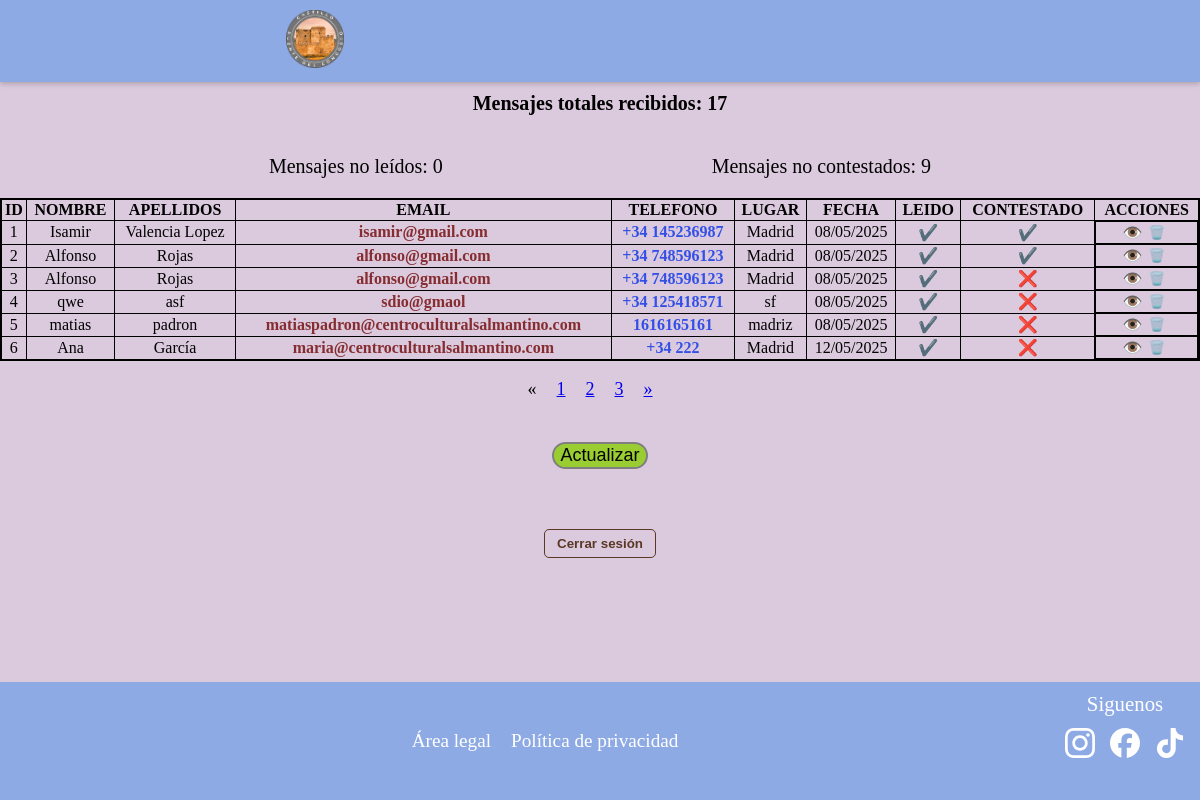
The page /chat/?page=1 (signed in) on the database as committed earlier.
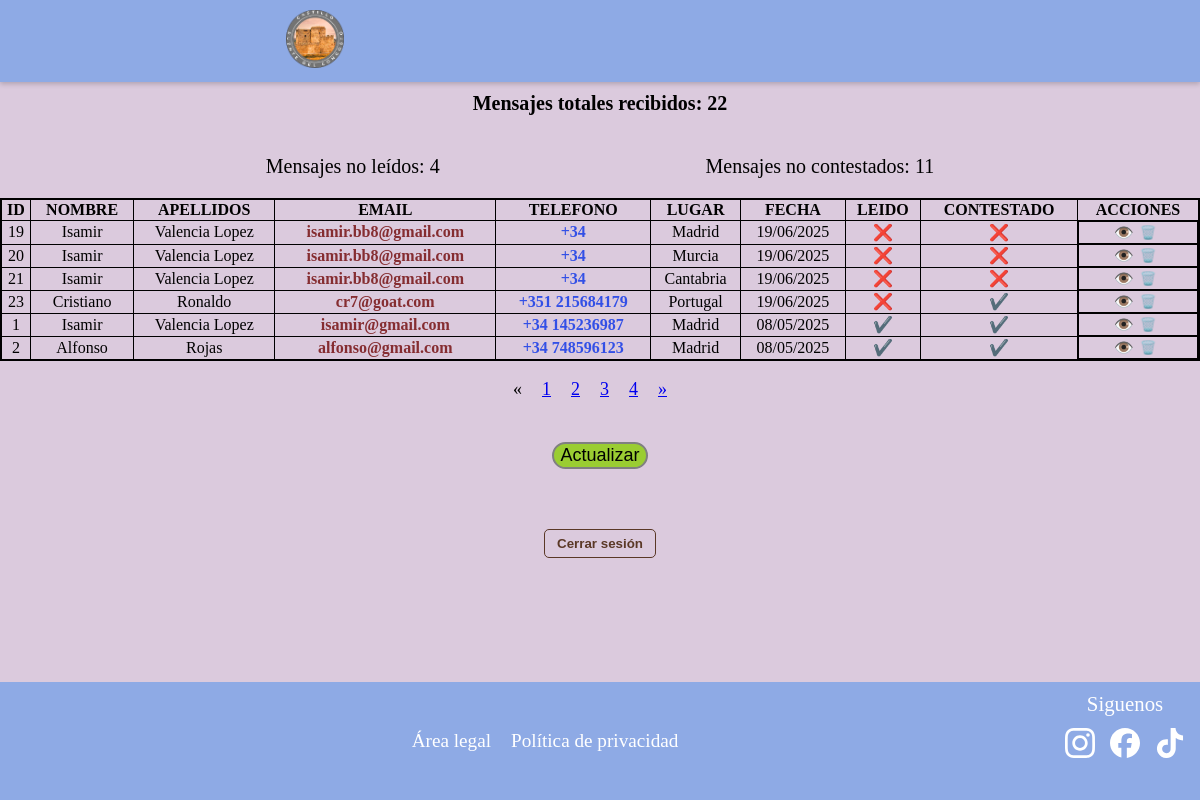
The same page on the database as committed later.
### appcastillocongosto/models.py (models this page shows, shortened)
class Contacto(models.Model):
    id = models.AutoField(primary_key=True)
    nombre = models.CharField("Nombre", max_length=25)
    apellidos = models.CharField("Apellidos", max_length=100, null=True, blank=True)
    email = models.CharField("Email", max_length=100, null=True, blank=True)
    telefono = models.CharField("Telefono", max_length=9, null=True, blank=True)
    lugar = models.CharField("Lugar", max_length=100, null=True, blank=True)
    fecha = models.DateTimeField("Fecha y Hora", default=timezone.now)
    mensaje = models.TextField("Mensaje")
    leido = models.BooleanField("Leido", default=False)
    contestado = models.BooleanField("Contestado", default=False)
    class Meta:
        verbose_name = "Contacto"
        verbose_name_plural = "Contactos"
        ordering = ['nombre']

### appcastillocongosto/views.py (the view)
# urls.py: path('chat/', views.chat, name='chat'),
@login_required(login_url='login')
def chat(request):
    lista_contactos = Contacto.objects.all().order_by('leido')
    numcontactos = Contacto.objects.count()
    numleidos = Contacto.objects.filter(leido=False).count()
    numcontestados = Contacto.objects.filter(contestado=False).count()
    page = request.GET.get('page')
    paginator = Paginator(lista_contactos, 6)
    if page == None:
        print(" page recibe fuera de get o post NONE ="+ str(page))
        page = paginator.num_pages
        request.session["pagina"] = page
    else:
        print(" page recibe este del nonede geo o post="+ str(page))
        request.session["pagina"] = page
    if request.method == 'GET':
        pagina = request.session["pagina"]
        print(" page recibe en GET=" + str(pagina))
    if request.method == 'POST':
        pagina = request.session["pagina"]
        print(" page recibe en POST= " +str(pagina))
    if "pagina" in request.session:
        page = request.session["pagina"]
        print(" page recibe de sesion=" +str(page))
    try:
        lista_contactos = paginator.get_page(page)
    except PageNotAnInteger:
        lista_contactos = paginator.page(1)
    except EmptyPage:
        lista_contactos = paginator.page(paginator.num_pages)
    if request.method == 'POST':
        return redirect('chat')
    context = {'lista_contactos': lista_contactos, 'numleidos': numleidos, 'numcontestados': numcontestados, 'numcontactos': numcontactos}
    return render(request, 'chat.html', context=context)

### templates/chat.html (shortened to what this page needs)
{% extends "base2.html" %}
{% load static %}
{% block head %}
<link rel="stylesheet" href="{% static 'css/chat.css' %}">
{% endblock %}
{% block content %}
<br><br><br><br>
<div class="chat">
    <div class="num-mensajes">
        <div class="num-mensajes1">
            <p class="num-mensajes-text">Mensajes totales recibidos: {{ numcontactos }}</p>
        </div>
        <div class="num-mensajes2">
            <p class="num-mensajes-text">Mensajes no leídos: {{ numleidos }}</p>
            <p class="num-mensajes-text">Mensajes no contestados: {{ numcontestados }}</p>
        </div>
    </div>
    <div class="tabla-responsive">
        <div class="tabla">
            <table>
                <thead>
                    <th class="th-chat">ID</th>
                    <th class="th-chat">NOMBRE</th>
                    <th class="th-chat">APELLIDOS</th>
                    <th class="th-chat">EMAIL</th>
                    <th class="th-chat">TELEFONO</th>
                    <th class="th-chat">LUGAR</th>
                    <th class="th-chat">FECHA</th>
                    <th class="th-chat">LEIDO</th>
                    <th class="th-chat">CONTESTADO</th>
                    <th class="th-chat">ACCIONES</th>
                </thead>
                <tbody>
                    {% for i in lista_contactos %}
                        <tr>
                            <td> {{ i.id }}</td>
                            <td> {{ i.nombre }}</td>
                            <td> {{ i.apellidos }}</td>
                            <td><a href="https://mail.google.com/mail/?view=cm&to={{ i.email }}" target="_blank" class="email">{{ i.email }}</a></td>
                            <td><a href="{% url 'ver_contacto' id=i.id %}" target="_blank" class="telefono">{% if i.telefono|length > 9 %}{{ i.telefono }}{% else %}+34 {{ i.telefono }}{% endif %}</a></td>
                            <td> {{ i.lugar }}</td>
                            <td> {{ i.fecha|date:"d/m/Y" }}</td>
                            <td> {% if i.leido %}✔️{% else %}❌{% endif %}</td>
                            <td> {% if i.contestado %}✔️{% else %}❌{% endif %}</td>
                            <td class="acciones">
                                <a class="boton-accion" href="{% url 'ver_mensaje' id=i.id %}" title="Ver mensaje">👁️</a>
                                <form method="post" action="{% url 'eliminar_contacto' id=i.id %}">
                                    <button type="submit" class="boton-accion eliminar" title="Eliminar contacto" onclick="return confirm('¿Estás seguro de que quieres eliminar este contacto?');">🗑️</button>
                                </form>
                            </td>
                        </tr>
                    {% endfor %}
                </tbody>
            </table>
        </div>
    </div>
    {% if lista_contactos.has_other_pages %}
        <font size="4">
            <ul class="pagination">
                {% if lista_habilidades.has_previous %}
                    <li><a href="?page={{ lista_contactos.previous_page_numbre }}">&laquo;</a></li>
                {% else %}
                    <li class="disabled"><span>&laquo;</span></li>
                {% endif %}
                {% for i in lista_contactos.paginator.page_range %}
                    {% if reservas.number == i %}
                        <li class="active"><span>{{ i }}<span class="sr-only">(current)</span></span></li>
                    {% else %}
                        <li><a href="?page={{ i }}">{{ i }}</a></li>
                    {% endif %}
                {% endfor %}
                {% if lista_contactos.has_next %}
                    <li><a href="?page={{ lista_contactos.next_page_number }}">&raquo;</a></li>
                {% else %}
                    <li class="disabled"><span>&raquo;</span></li>
                {% endif %}
            </ul>
        </font>
    {% endif %}
    <div class="btn-actualizar">
        <form method="post">
            <input type="submit" value="Actualizar" class="btn-actualizar-text">
        </form>
    </div>
    {% if user.is_authenticated %}
        <form method="post" action="{% url 'logout' %}" style=" text-align: center; margin-top: 5%;">
        <button type="submit" class="boton-cerrar-sesion">Cerrar sesión</button>
    </form>
    {% endif %}
</div>
{% endblock content %}

### templates/base2.html (shortened to what this page needs)
{% load static %}
<!DOCTYPE html>
<html lang="es">
<head>
    {% block head %}
    {% endblock %}
</head>
<body>
    {% include "navbar.html" %}
    {% block content %}
    {% endblock %}
    {% include "footer.html" %}
</body>
</html>

### templates/navbar.html (shortened to what this page needs)
{% load static %}
{% block head %}
<link rel="stylesheet" href="{% static 'css/navbar.css' %}">
<link rel="stylesheet" href="https://cdnjs.cloudflare.com/ajax/libs/font-awesome/6.7.2/css/all.min.css"
 />
{% endblock %}
{% block content %}
<nav class="navbar">
    <div class="navbar-container">
        <div class="navbar-logo" style="cursor: pointer;">
            <img data-img="{% static 'images/Logo-Castillo-Puente-del-Congosto-hd.png' %}"
                src="{% static 'images/Logo-Castillo-Puente-del-Congosto-hd.png' %}" alt="Logotipo del Castillo"
                id="logo-expandible" height="48" width="48">
        </div>
    </div>
</nav>
{% endblock %}

### templates/footer.html (shortened to what this page needs)
{% load static %}
{% block head %}
<link rel="stylesheet" href="{% static 'css/footer.css' %}">
{% endblock %}
{% block content %}
<footer class="footer">
    <div class="footer-container">
        <div class="political-links">
            <ul class="political-link-list">
                <li><a href="" class="political-link">Área legal</a></li>
                <li><a href="" class="political-link">Política de privacidad</a></li>
            </ul>
        </div>
        <div class="social-icons">
            <h4>Siguenos</h4>
                <div class="social-links">
                    <a href="https://www.instagram.com/isamir_29/" class="social-icon" target="_blank">
                    </a>
                    <a href="https://www.facebook.com/isamir.valencialopez" class="social-icon" target="_blank">
                    </a>
                    <a href="https://www.tiktok.com/@alfonsorojas1685?lang=es" class="social-icon" target="_blank">
                    </a>
                </div>
        </div>
    </div>
</footer>
{% endblock %}

### static/css/chat.css (style rules this page uses)
body { background: #dbcadd; height: 100vh; margin: 0; padding: 0; }
.tabla-responsive { width: 100%; height: 100%; overflow-x: auto; overflow-y: auto; }
.tabla table { border: 2px solid black; min-width: 860px; width: 100%; border-collapse: collapse; }
.acciones { display: flex; justify-content: center; }
.boton-accion { text-decoration: none; }
.boton-accion.eliminar { background: none; border: none; cursor: pointer; }
.num-mensajes { display: flex; flex-direction: column; align-items: center; justify-content: space-evenly; }
.num-mensajes1 { font-weight: bolder; }
.num-mensajes2 { display: flex; justify-content: space-evenly; width: 100%; }
.num-mensajes-text { font-size: 20px; }
.email { text-decoration: none; color: rgba(112, 6, 6, 0.802); font-weight: bold; }
.telefono { text-decoration: none; color: rgba(8, 49, 233, 0.801); font-weight: bold; }
.btn-actualizar { padding-top: 2%; display: flex; justify-content: center; }
.btn-actualizar-text { background: yellowgreen; border-radius: 20px; border: 2px solid grey; font-size: 18px; cursor: pointer; }
table { margin: 0; border: 1px solid black; border-collapse: collapse; }
th, td { border: 0.5px solid black; padding: 1px; text-align: center; white-space: nowrap; }
.pagination { display: flex; justify-content: center; margin-right: 5%; }
.boton-cerrar-sesion { background: none; border: 1px solid #5a3826; color: #5a3826; padding: 6px 12px; border-radius: 5px; text-decoration: none; font-weight: bold; transition: background 0.3s, color 0.3s; cursor: pointer; }

### static/css/navbar.css (style rules this page uses)
.navbar { background: #8eaae5; padding: 10px 0; width: 100%; position: fixed; top: 0; z-index: 1; display: flex; box-shadow: 0 2px 5px rgba(0, 0, 0, 0.2); }
.navbar-container { display: flex; width: 100%; max-width: 1200px; margin: 0 auto; align-items: center; justify-content: space-around; }
.navbar-logo img { height: 58px; width: 58px; transition: height 2s, width 2s; }

### static/css/footer.css (style rules this page uses)
.footer { background: #8eaae5; padding: 0; text-align: center; position: fixed; bottom: 0; width: 100%; height: 118px; }
ul { list-style: none; display: flex; }
li { padding-inline: 10px; }
.footer-container { height: 100%; width: 100%; max-width: 1200px; margin: auto; display: flex; justify-content: center; }
.political-links { width: 100%; display: flex; justify-content: space-around; margin: auto; }
.political-link { text-decoration: none; font-size: 1.2rem; color: rgb(255, 255, 255); transition: 0.3s; }
.social-icons { height: 100%; width: 100%; max-width: 150px; display: flex; flex-direction: column; }
.social-links { height: 100%; flex-grow: 1; display: flex; justify-content: space-evenly; }
.social-icons h4 { margin-top: 10px; font-size: 1.3rem; color: #fff; text-transform: capitalize; margin-bottom: 12px; font-weight: 500; position: relative; animation: colorCycle 4s infinite linear; }
.social-icon svg { transition: 0.3s; color: white; cursor: pointer; }

### templates/base2.html (style rules this page uses)
html { overflow-y: scroll; }
body { margin: 0; }

Rows that differ between the two databases and show on the page:
no longer on this page (row unchanged): Contacto: id "3", nombre "Alfonso", apellidos "Rojas", email "alfonso@gmail.com", telefono "748596123", lugar "Madrid", fecha "08/05/2025"
no longer on this page (row edited): Contacto: id "4", nombre "qwe", apellidos "asf", email "sdio@gmaol", telefono "125418571", lugar "sf", fecha "08/05/2025"
no longer on this page (row unchanged): Contacto: id "5", nombre "matias", apellidos "padron", email "matiaspadron@centroculturalsalmantino.com", telefono "1616165161", lugar "madriz", fecha "08/05/2025"
no longer on this page (row unchanged): Contacto: id "6", nombre "Ana", apellidos "García", email "maria@centroculturalsalmantino.com", telefono "222", lugar "Madrid", fecha "12/05/2025"
added Contacto: id "19", nombre "Isamir", apellidos "Valencia Lopez", email "isamir.bb8@gmail.com", lugar "Madrid", fecha "19/06/2025"
added Contacto: id "20", nombre "Isamir", apellidos "Valencia Lopez", email "isamir.bb8@gmail.com", lugar "Murcia", fecha "19/06/2025"
added Contacto: id "21", nombre "Isamir", apellidos "Valencia Lopez", email "isamir.bb8@gmail.com", lugar "Cantabria", fecha "19/06/2025"
added Contacto: id "23", nombre "Cristiano", apellidos "Ronaldo", email "cr7@goat.com", telefono "+351 215684179", lugar "Portugal", fecha "19/06/2025"
Other text that changed with them:
{{ numcontactos }}: "17" → "22"
{{ numleidos }}: "0" → "4"
{{ numcontestados }}: "9" → "11"
new list line: "4"
